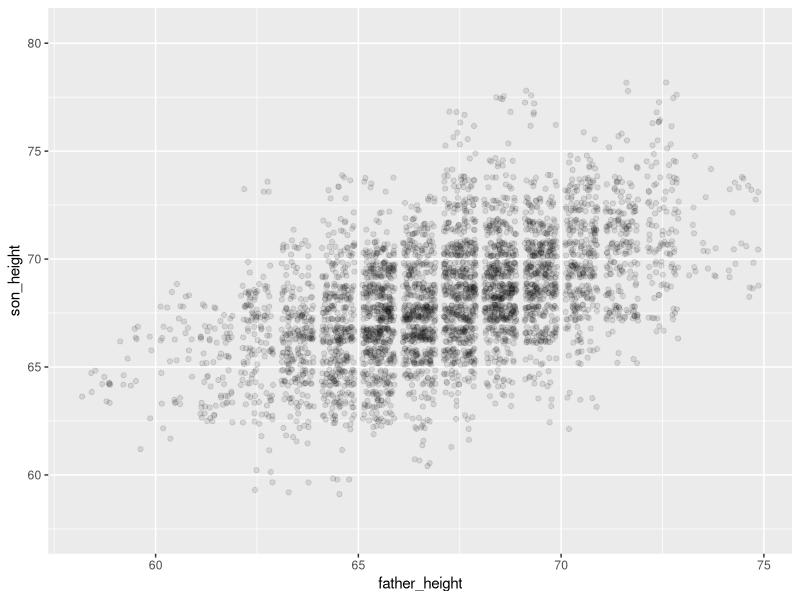
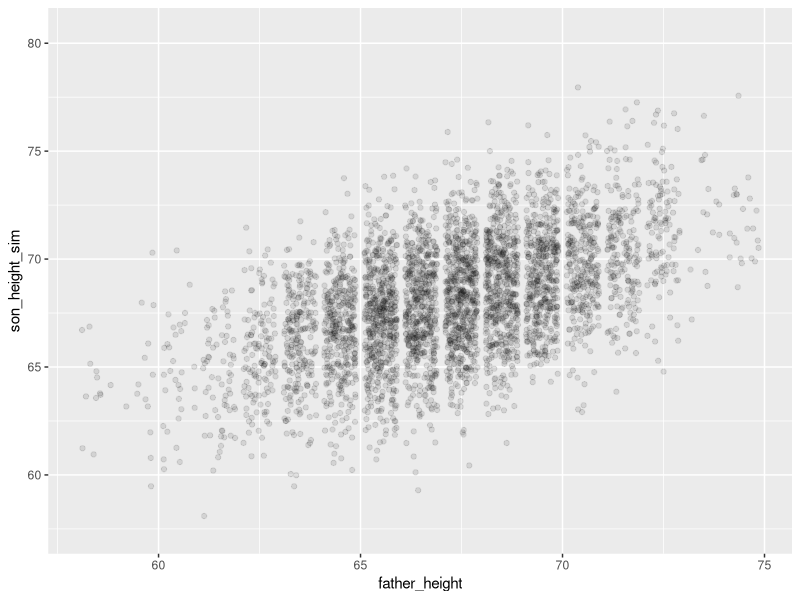

Recreate these plots in R, in order.
## ---- chunk 1
library(ggplot2)
## ---- chunk 2
pl <- read.csv("FatherSonHeights.csv")
head(pl)
## ---- chunk 3
height_model <- lm(son_height ~ 1 + father_height, data = pl)
son_height_predictions <- predict(height_model)
son_height_predictions_v2 <- height_model$fitted.values
## ---- chunk 4
summary(height_model)
## ---- chunk 5
model_summary <- summary(height_model)
names(model_summary)
## ---- chunk 6
model_error <- model_summary$sigma
model_error
## ---- chunk 7
n_obs <- nrow(pl)
pl$son_height_sim <- 
  predict(height_model) + 
  rnorm(n_obs, mean = 0, sd = model_error)
## ---- chunk 8
real_plot <- ggplot(pl, aes(father_height, son_height)) + 
  geom_jitter(alpha = 0.1) +
  scale_y_continuous(limits = range(pl$son_height) + c(-2, 2))

simulation_plot <- ggplot(pl, aes(father_height, son_height_sim)) + 
  geom_jitter(alpha = 0.1) +
  scale_y_continuous(limits = range(pl$son_height) + c(-2, 2))

real_plot
simulation_plot
